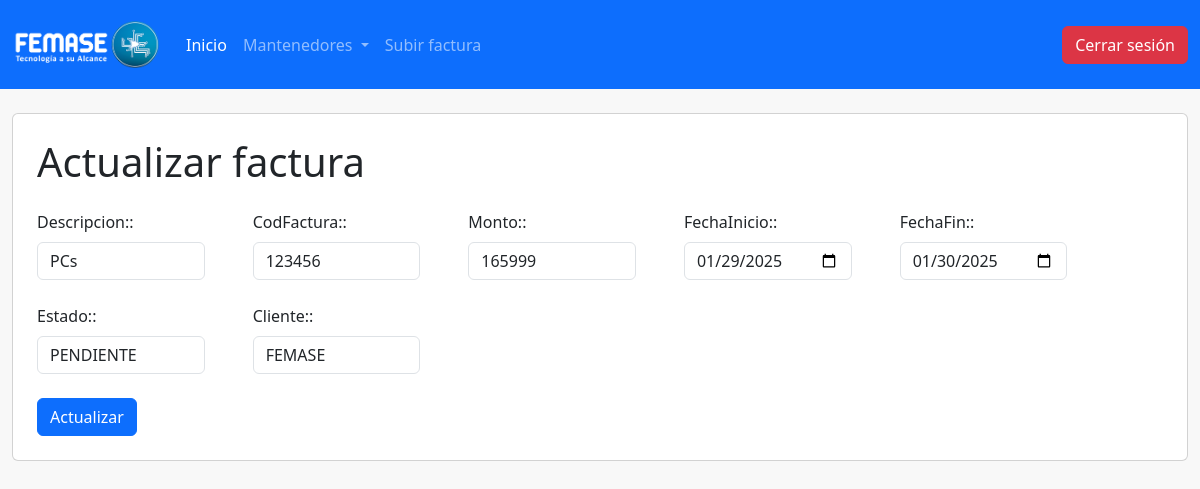
Screenshot of /facturas/1/actualizar (signed in) with the database file from the repository.
### mantenedorClientes/models.py (models this page shows)
class Factura(models.Model):
    descripcion = models.CharField(max_length=60)
    codFactura = models.IntegerField(unique=True)
    monto = models.IntegerField()
    fechaInicio = models.DateField()
    fechaFin = models.DateField()
    estado = models.CharField(max_length=20, choices=estados)
    cliente = models.ForeignKey(Cliente, on_delete=models.CASCADE)

### mantenedorClientes/views.py (the view)
@login_required(login_url="/")
def actualizarFactura(request, factura_id):
    if request.method == "GET":
        factura = get_object_or_404(Factura, pk=factura_id)
        form = AddFacturaForm(instance=factura)
        return render(
            request,
            "adminTemp/actualizarFactura.html",
            {"factura": factura, "form": form},
        )
    else:
        factura = get_object_or_404(Factura, pk=factura_id)
        form = AddFacturaForm(request.POST, instance=factura)
        form.save()
        return redirect("facturas")

### mantenedorClientes/forms.py
class AddFacturaForm(forms.ModelForm):
    class Meta:
        model = Factura
        fields = "__all__"
        widgets = {
            "fechaInicio": forms.DateInput(
                format=("%Y-%m-%d"),
                attrs={
                    "class": "form-control",
                    "placeholder": "Select a date",
                    "type": "date",
                },
            ),
            "fechaFin": forms.DateInput(
                format=("%Y-%m-%d"),
                attrs={
                    "class": "form-control",
                    "placeholder": "Select a date",
                    "type": "date",
                },
            ),
        }
    def __init__(self, *args, **kwargs):
        super(AddFacturaForm, self).__init__(*args, **kwargs)
        for field_name, field in self.fields.items():
            field.widget.attrs["class"] = "form-control mt-2"
            field.widget.attrs["autocomplete"] = "off"

### mantenedorClientes/models.py (called while the page is built)
    def __str__(self):
        return self.nombreCliente

### mantenedorClientes/templates/adminTemp/actualizarFactura.html (shortened to what this page needs)
{% extends '../base.html' %}  {% block content %}
<div class="container-fluid my-4">
  <div class="card p-4">
    <div class="display-6">Actualizar factura</div>
    <form method="post">
      <div class="row gap-4 mt-4">
        {% for field in form %}
          <div class="col-2">
              {{ field.label_tag }}: {{ field }}
          </div>
          {% endfor %}
      </div>
        <button class="btn btn-primary mt-4">Actualizar</button>
    </form>
  </div>
</div>
{% endblock %}

### mantenedorClientes/templates/base.html (style rules this page uses)
body { background-color: #f8f8f8; }

### rows the page displays
Factura: form "PCs" "123456" "165999" "01/29/2025" "01/30/2025" "PENDIENTE" "FEMASE"

### other values shown
{{ field.label_tag }} "Descripcion:" "CodFactura:" "Monto:" "FechaInicio:" "FechaFin:" "Estado:" "Cliente:"
